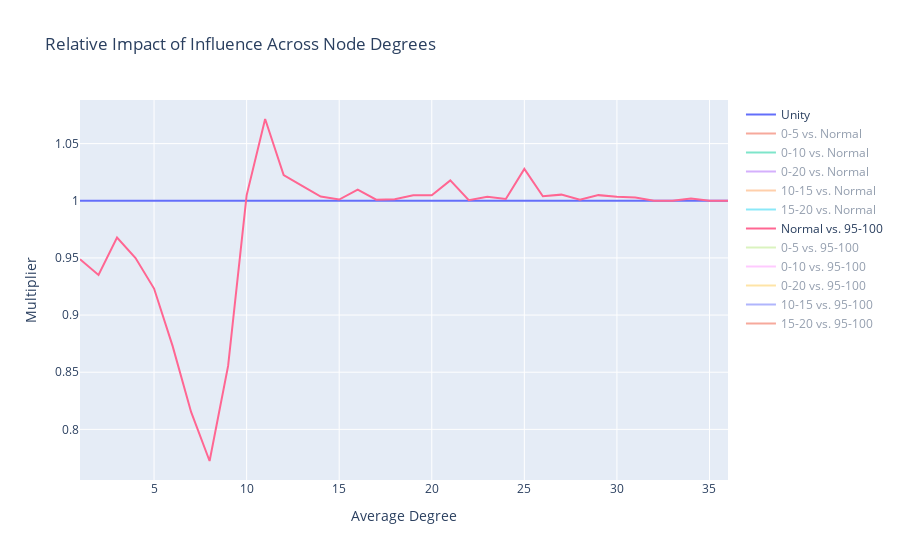

Notebook cell for this chart:
### Code cell
get_multiplier_graph(SF,'10')
